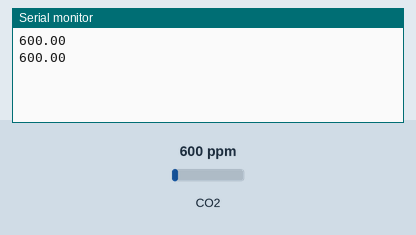
Bench run of a sketch on a simulated Arduino Uno, built with avr-gcc and run on an emulated ATmega328P. Shown: the last lines printed to the serial monitor. Inputs (shaded band) come from the test bench; at power-on: CO2 600 ppm.

Above: at 1.8 s.
1.9 s: CO2 set to 452 ppm
At 2.8 s:
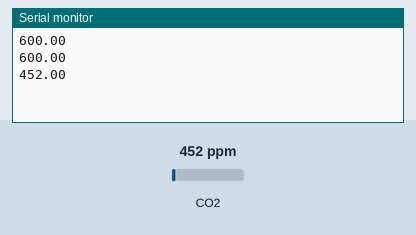
3.4 s: CO2 set to 1050 ppm
At 4.8 s:
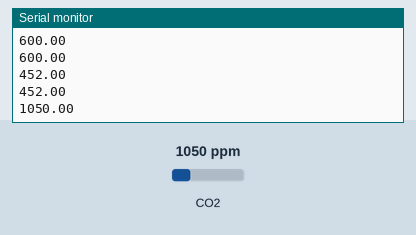
Timing chart, 0 to 6.4 s (numbered marks = the images above; inputs shaded):
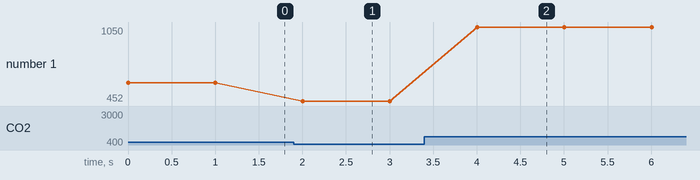

The sketch:

Air_quality.ino
```cpp
//Include Sensor MQ135 Library file
#include <MQ135.h>

//Setup connection to serial monitor
void setup() {
  Serial.begin(9600);
}

void loop() {
  //Read data from the sensor
  MQ135 gasSensor = MQ135(A0);
  //Convert data to Parts Per Million (PPM)
  float air= gasSensor.getPPM();
  //Print value to the serial monitor
  Serial.println(air);
  //Put a delay of 1 second
  delay(1000);

}
```

Measured:
- after the input at 1.9 s, the serial monitor: prints a new line after 0.10 s (image 1)
- after the input at 3.4 s, the serial monitor: prints a new line after 0.61 s (image 2)
- plotted number 1: 600 → 452 after the input at 1.9 s, 452 → 1050 after the input at 3.4 s
